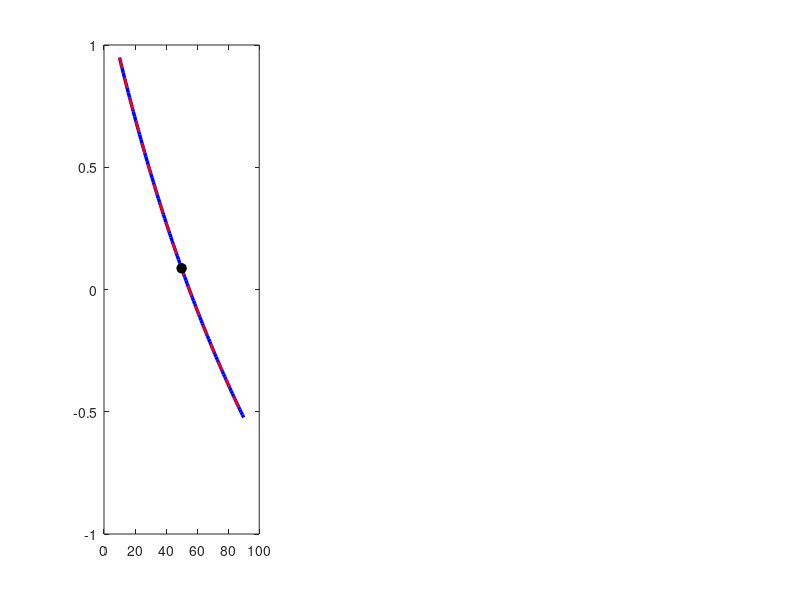

Source code (MATLAB): (Note: this script raises an error after producing the figure.)
% Exercise 1 (c) - part 1: many agents
clc; clear; close all;

% The two types: first element lender, second element borrower
beta = [0.95; 0.90];
w1   = [15; 10];
w2   = [5; 20];

% a and b of each type (same as part (a))
a = beta.*w1./(1+beta);
b = w2./(1+beta);

% Benchmark: Caso paritetico (50% Lenders, 50% Borrowers)
% Economy with N = 500
n_500 = [250; 250];                                % number of lenders, number of borrowers
r_500 = sum(n_500.*b)/sum(n_500.*a) - 1;           % equilibrium interest rate
s_500 = a - b./(1+r_500);                          % saving of ONE agent of each type
credit_per_lender_500 = s_500(1);
credit_total_500      = n_500(1)*s_500(1);
credit_per_agent_500  = credit_total_500/sum(n_500);

fprintf('N = 500:  r* = %.4f, credit per lender = %.4f, per agent = %.4f, total credit = %.2f\n', ...
        r_500, credit_per_lender_500, credit_per_agent_500, credit_total_500);

% Economy with N = 1000
n_1000 = [500; 500];
r_1000 = sum(n_1000.*b)/sum(n_1000.*a) - 1;
s_1000 = a - b./(1+r_1000);
credit_per_lender_1000 = s_1000(1);
credit_total_1000  = n_1000(1)*s_1000(1);
credit_per_agent_1000  = credit_total_1000/sum(n_1000);

fprintf('N = 1000: r* = %.4f, credit per lender = %.4f, per agent = %.4f, total credit = %.2f\n', ...
        r_1000, credit_per_lender_1000, credit_per_agent_1000, credit_total_1000);

share_lenders = linspace(10, 90, 100);             % Quota creditori in % (10% - 90%)
theta = share_lenders / 100;                       % Quota in frazione

r_vec = (theta.*b(1) + (1-theta).*b(2)) ./ (theta.*a(1) + (1-theta).*a(2)) - 1;

% Risparmio individuale del prestatore lungo la curva
s_lender_vec = a(1) - b(1)./(1 + r_vec);

% Volume totale di credito scambiato (N_lenders * risparmio individuale)
credit_tot_500_vec  = (theta .* 500)  .* s_lender_vec;
credit_tot_1000_vec = (theta .* 1000) .* s_lender_vec;

% Grafico di confronto N = 500 vs N = 1000
figure;

% Subplot 1: Tasso di interesse di equilibrio
subplot(1, 3, 1);
plot(share_lenders, r_vec, 'b-',  'LineWidth', 2.5, 'DisplayName', 'N = 500');
hold on;
plot(share_lenders, r_vec, 'r--', 'LineWidth', 1.8, 'DisplayName', 'N = 1000 (coincide)');
plot(50, r_500, 'ko', 'MarkerFaceColor', 'k', 'MarkerSize', 7, 'DisplayName', '50% (Part a)');
yline(0, '--k', 'HandleVisibility', 'off');
xlabel('Share of lenders (%)'); 
ylabel('r*'); 
title('Equilibrium interest rate');
legend('Location', 'northeast'); 
grid on;

% Subplot 2: Quantità totale di credito
subplot(1, 3, 2);
plot(share_lenders, credit_tot_500_vec,  'b-', 'LineWidth', 2, 'DisplayName', 'N = 500');
hold on;
plot(share_lenders, credit_tot_1000_vec, 'r-', 'LineWidth', 2, 'DisplayName', 'N = 1000');
plot(50, credit_total_500,  'bo', 'MarkerFaceColor', 'b', 'MarkerSize', 7, 'DisplayName', '50% (N = 500)');
plot(50, credit_total_1000, 'ro', 'MarkerFaceColor', 'r', 'MarkerSize', 7, 'DisplayName', '50% (N = 1000)');
xlabel('Share of lenders (%)'); 
ylabel('Total credit'); 
title('Quantity of credit');
legend('Location', 'northwest'); 
grid on;

sgtitle('Sensitivity to the share of lenders: N = 500 vs N = 1000');

% Calcolo del credito per agente lungo la griglia
credit_per_agent_500_vec  = credit_tot_500_vec  / 500;
credit_per_agent_1000_vec = credit_tot_1000_vec / 1000;

subplot(1, 3, 3);
plot(share_lenders, credit_per_agent_500_vec,  'b-',  'LineWidth', 2.5, 'DisplayName', 'N = 500');
hold on;
plot(share_lenders, credit_per_agent_1000_vec, 'r--', 'LineWidth', 1.8, 'DisplayName', 'N = 1000 (coincide)');
plot(50, credit_per_agent_500,  'bo', 'MarkerFaceColor', 'b', 'MarkerSize', 7, 'DisplayName', '50% (N = 500)');
plot(50, credit_per_agent_1000, 'ro', 'MarkerFaceColor', 'r', 'MarkerSize', 5, 'DisplayName', '50% (N = 1000)');
xlabel('Share of lenders (%)'); 
ylabel('Credit per agent'); 
title('Credit per agent');
legend('Location', 'northwest'); 
grid on;


%% Part 2: supply and demand for three compositions
r_grid = linspace(-0.4, 0.7, 300);

figure
hold on

% 300 lenders, 700 borrowers (solid lines)
plot(r_grid, 300*(a(1) - b(1)./(1+r_grid)), 'b-', 'LineWidth', 2)
plot(r_grid, 700*(b(2)./(1+r_grid) - a(2)), 'b-', 'LineWidth', 2)

% 500 lenders, 500 borrowers (dashed lines)
plot(r_grid, 500*(a(1) - b(1)./(1+r_grid)), 'r--', 'LineWidth', 2)
plot(r_grid, 500*(b(2)./(1+r_grid) - a(2)), 'r--', 'LineWidth', 2)

% 700 lenders, 300 borrowers (dotted lines)
plot(r_grid, 700*(a(1) - b(1)./(1+r_grid)), 'g:', 'LineWidth', 2)
plot(r_grid, 300*(b(2)./(1+r_grid) - a(2)), 'g:', 'LineWidth', 2)

% The three equilibria
N_Lc  = [300; 500; 700];
N_Bc  = 1000 - N_Lc;
r_eq  = (N_Lc*b(1) + N_Bc*b(2)) ./ (N_Lc*a(1) + N_Bc*a(2)) - 1;
cr_eq = N_Lc.*(a(1) - b(1)./(1+r_eq));
plot(r_eq, cr_eq, 'ko', 'MarkerFaceColor', 'w')

xlabel('Interest rate r')
ylabel('Total credit')
title('Credit market with different shares of lenders (N = 1000)')
legend('Supply, 30% lenders', 'Demand, 70% borrowers', ...
       'Supply, 50% lenders', 'Demand, 50% borrowers', ...
       'Supply, 70% lenders', 'Demand, 30% borrowers', ...
       'Equilibria', 'Location', 'best')
grid on
